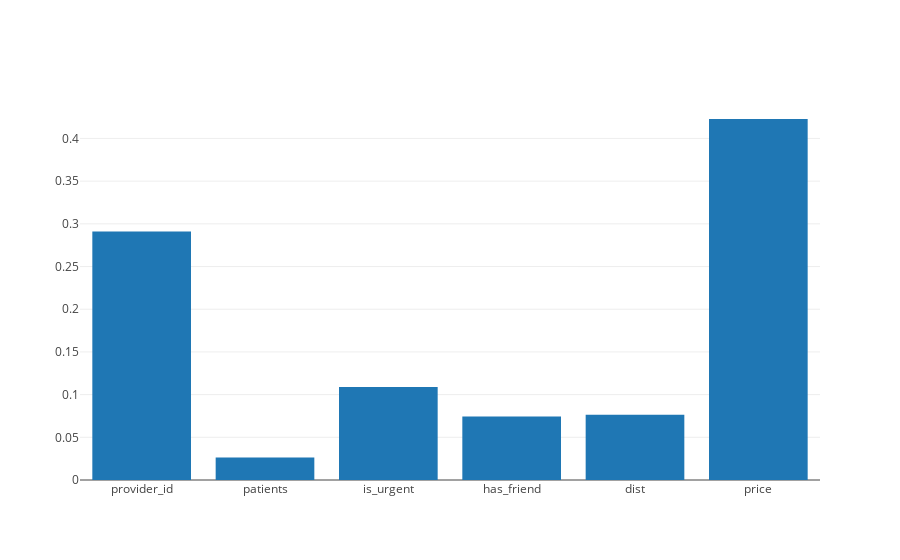

Notebook source saved alongside this figure:
### Code cell
extra = ExtraTreesClassifier(criterion = "entropy", 
                             random_state = 100,
                             n_estimators = 100,
                             max_depth=12, 
                             min_samples_leaf=3,
                             min_samples_split=10,
                             bootstrap=False)
extra.fit(X_train, Y_train)

# display the relative importance of each attribute
iplot([go.Bar(x=train.columns, y=extra.feature_importances_)])

### Figure 1 — Plotly figure (JSON) as saved in the notebook; plotly's stock layout.template omitted (floating-point values rounded to 4 significant figures)
{"data": [{"type": "bar", "uid": "443cbda8-9398-461f-a071-0b2de860318f", "x": ["provider_id", "patients", "is_urgent", "has_friend", "dist", "price"], "y": [0.2911, 0.02646, 0.1089, 0.0745, 0.07628, 0.4228]}], "layout": {}}
